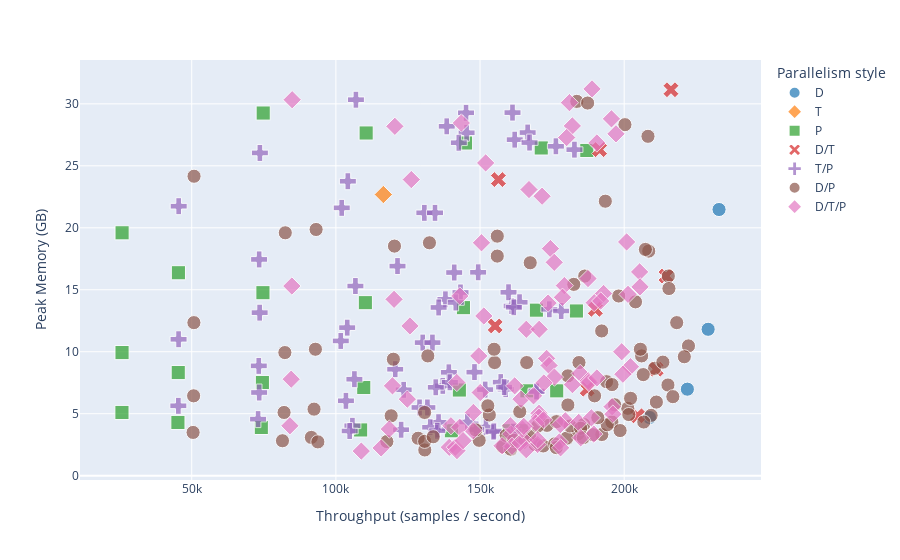

The notebook cell this image was saved under:
### Markdown cell above
### MLP Training

### Code cell
simulation_filename = "~/Downloads/mlp_dgx_simulated_grid_search_results_v2.csv"
plot_memory_usage_vs_metric(
    simulation_filename,
    "mlp-small",
    131072,
    "throughput",
    "Throughput (samples / second)",
    "Peak Memory (GB)",
    os.path.join(FIGURES_DIR, "mlp-small_memory_vs_throughput.pdf"),
    os.path.join(FIGURES_DIR, "mlp_training_memory_vs_throughput_legend.pdf"),
)

### Figure 1 — Plotly figure (JSON) as saved in the notebook; plotly's stock layout.template omitted (floating-point values rounded to 4 significant figures; data arrays with more than 128 entries replaced by an {"elided": "..."} marker saying what was removed)
{"data": [{"customdata": [[65536, 16, 1, 1, 1], [131072, 16, 1, 1, 1], [262144, 16, 1, 1, 1], [524288, 16, 1, 1, 1]], "hovertemplate": "Parallelism style=D<br>Throughput (samples / second)=%{x}<br>Peak Memory (GB)=%{y}<br>dummy_column_for_size=%{marker.size}<br>batch_size=%{customdata[0]}<br>dp_degree=%{customdata[1]}<br>hp_degree=%{customdata[2]}<br>pp_degree=%{customdata[3]}<br>num_microbatches=%{customdata[4]}<extra></extra>", "legendgroup": "D", "marker": {"color": "#1f77b4", "size": [1, 1, 1, 1], "sizemode": "area", "sizeref": 0.01, "symbol": "circle"}, "mode": "markers", "name": "D", "orientation": "v", "showlegend": true, "type": "scatter", "x": [208800.0, 221900.0, 229100.0, 232900.0], "xaxis": "x", "y": [4.698, 6.979, 11.81, 21.47], "yaxis": "y"}, {"customdata": [[65536, 1, 16, 1, 1]], "hovertemplate": "Parallelism style=T<br>Throughput (samples / second)=%{x}<br>Peak Memory (GB)=%{y}<br>dummy_column_for_size=%{marker.size}<br>batch_size=%{customdata[0]}<br>dp_degree=%{customdata[1]}<br>hp_degree=%{customdata[2]}<br>pp_degree=%{customdata[3]}<br>num_microbatches=%{customdata[4]}<extra></extra>", "legendgroup": "T", "marker": {"color": "#ff7f0e", "size": [1], "sizemode": "area", "sizeref": 0.01, "symbol": "diamond"}, "mode": "markers", "name": "T", "orientation": "v", "showlegend": true, "type": "scatter", "x": [116500.0], "xaxis": "x", "y": [22.68], "yaxis": "y"}, {"customdata": {"elided": "26x5 int values"}, "hovertemplate": "Parallelism style=P<br>Throughput (samples / second)=%{x}<br>Peak Memory (GB)=%{y}<br>dummy_column_for_size=%{marker.size}<br>batch_size=%{customdata[0]}<br>dp_degree=%{customdata[1]}<br>hp_degree=%{customdata[2]}<br>pp_degree=%{customdata[3]}<br>num_microbatches=%{customdata[4]}<extra></extra>", "legendgroup": "P", "marker": {"color": "#2ca02c", "size": [1, 1, 1, 1, 1, 1, 1, 1, 1, 1, 1, 1, 1, 1, 1, 1, 1, 1, 1, 1, 1, 1, 1, 1, 1, 1], "sizemode": "area", "sizeref": 0.01, "symbol": "square"}, "mode": "markers", "name": "P", "orientation": "v", "showlegend": true, "type": "scatter", "x": [25800.0, 45210.0, 74140.0, 108600.0, 140100.0, 160100.0, 164300.0, 25840.0, 45330.0, 74510.0, 109700.0, 142800.0, 166300.0, 176600.0, 25850.0, 45380.0, 74700.0, 110200.0, 144200.0, 169500.0, 183400.0, 74790.0, 145000.0, 110500.0, 171200.0, 187000.0], "xaxis": "x", "y": [5.1, 4.295, 3.892, 3.691, 3.624, 3.624, 3.624, 9.932, 8.321, 7.516, 7.114, 6.912, 6.845, 6.845, 19.6, 16.37, 14.76, 13.96, 13.56, 13.35, 13.29, 29.26, 26.84, 27.65, 26.44, 26.24], "yaxis": "y"}, {"customdata": [[65536, 2, 8, 1, 1], [65536, 4, 4, 1, 1], [65536, 8, 2, 1, 1], [131072, 2, 8, 1, 1], [131072, 4, 4, 1, 1], [131072, 8, 2, 1, 1], [262144, 4, 4, 1, 1], [262144, 8, 2, 1, 1], [524288, 8, 2, 1, 1]], "hovertemplate": "Parallelism style=D/T<br>Throughput (samples / second)=%{x}<br>Peak Memory (GB)=%{y}<br>dummy_column_for_size=%{marker.size}<br>batch_size=%{customdata[0]}<br>dp_degree=%{customdata[1]}<br>hp_degree=%{customdata[2]}<br>pp_degree=%{customdata[3]}<br>num_microbatches=%{customdata[4]}<extra></extra>", "legendgroup": "D/T", "marker": {"color": "#d62728", "size": [1, 1, 1, 1, 1, 1, 1, 1, 1], "sizemode": "area", "sizeref": 0.01, "symbol": "x"}, "mode": "markers", "name": "D/T", "orientation": "v", "showlegend": true, "type": "scatter", "x": [155300.0, 187200.0, 204600.0, 156400.0, 190000.0, 211100.0, 191500.0, 214500.0, 216200.0], "xaxis": "x", "y": [12.08, 6.979, 4.832, 23.89, 13.42, 8.59, 26.31, 16.11, 31.14], "yaxis": "y"}, {"customdata": {"elided": "72x5 int values"}, "hovertemplate": "Parallelism style=T/P<br>Throughput (samples / second)=%{x}<br>Peak Memory (GB)=%{y}<br>dummy_column_for_size=%{marker.size}<br>batch_size=%{customdata[0]}<br>dp_degree=%{customdata[1]}<br>hp_degree=%{customdata[2]}<br>pp_degree=%{customdata[3]}<br>num_microbatches=%{customdata[4]}<extra></extra>", "legendgroup": "T/P", "marker": {"color": "#9467bd", "size": [1, 1, 1, 1, 1, 1, 1, 1, 1, 1, 1, 1, 1, 1, 1, 1, 1, 1, 1, 1, 1, 1, 1, 1, 1, 1, 1, 1, 1, 1, 1, 1, 1, 1, 1, 1, 1, 1, 1, 1, 1, 1, 1, 1, 1, 1, 1, 1, 1, 1, 1, 1, 1, 1, 1, 1, 1, 1, 1, 1, 1, 1, 1, 1, 1, 1, 1, 1, 1, 1, 1, 1], "sizemode": "area", "sizeref": 0.01, "symbol": "cross"}, "mode": "markers", "name": "T/P", "orientation": "v", "showlegend": true, "type": "scatter", "x": [45370.0, 73020.0, 135300.0, 105700.0, 154900.0, 73400.0, 103500.0, 145600.0, 161500.0, 129000.0, 101700.0, 120600.0, 152100.0, 154700.0, 131700.0, 135600.0, 148600.0, 132700.0, 135200.0, 122600.0, 104800.0, 45440.0, 73260.0, 106400.0, 137100.0, 73560.0, 158900.0, 103900.0, 130100.0, 148100.0, 169600.0, 102000.0, 121400.0, 133500.0, 157200.0, 139200.0, 158400.0, 139500.0, 169600.0, 134600.0, 151800.0, 123500.0, 45480.0, 73380.0, 106800.0, 138000.0, 161000.0, 73640.0, 104200.0, 130700.0, 149400.0, 159900.0, 174000.0, 134400.0, 141000.0, 178100.0, 163700.0, 143200.0, 161700.0, 141600.0, 135600.0, 107000.0, 138500.0, 162000.0, 176300.0, 161300.0, 182700.0, 145100.0, 166500.0, 167200.0, 145300.0, 142600.0], "xaxis": "x", "y": [5.637, 4.563, 3.758, 4.027, 3.624, 6.711, 6.04, 4.329, 3.557, 5.503, 10.87, 8.59, 3.926, 3.557, 5.503, 4.312, 3.725, 3.909, 3.624, 3.708, 3.607, 11.01, 8.858, 7.785, 7.248, 13.15, 6.979, 11.95, 10.74, 8.355, 6.845, 21.61, 16.91, 10.74, 7.55, 8.338, 7.147, 7.533, 6.778, 7.13, 6.946, 6.929, 21.74, 17.45, 15.3, 14.23, 13.69, 26.04, 23.76, 21.21, 16.41, 14.8, 13.42, 21.21, 16.39, 13.29, 13.99, 14.78, 13.59, 13.98, 13.57, 30.33, 28.19, 27.11, 26.58, 29.29, 26.31, 29.28, 27.68, 26.88, 27.67, 26.86], "yaxis": "y"}, {"customdata": {"elided": "97x5 int values"}, "hovertemplate": "Parallelism style=D/P<br>Throughput (samples / second)=%{x}<br>Peak Memory (GB)=%{y}<br>dummy_column_for_size=%{marker.size}<br>batch_size=%{customdata[0]}<br>dp_degree=%{customdata[1]}<br>hp_degree=%{customdata[2]}<br>pp_degree=%{customdata[3]}<br>num_microbatches=%{customdata[4]}<extra></extra>", "legendgroup": "D/P", "marker": {"color": "#8c564b", "size": [1, 1, 1, 1, 1, 1, 1, 1, 1, 1, 1, 1, 1, 1, 1, 1, 1, 1, 1, 1, 1, 1, 1, 1, 1, 1, 1, 1, 1, 1, 1, 1, 1, 1, 1, 1, 1, 1, 1, 1, 1, 1, 1, 1, 1, 1, 1, 1, 1, 1, 1, 1, 1, 1, 1, 1, 1, 1, 1, 1, 1, 1, 1, 1, 1, 1, 1, 1, 1, 1, 1, 1, 1, 1, 1, 1, 1, 1, 1, 1, 1, 1, 1, 1, 1, 1, 1, 1, 1, 1, 1, 1, 1, 1, 1, 1, 1], "sizemode": "area", "sizeref": 0.01, "symbol": "circle"}, "mode": "markers", "name": "D/P", "orientation": "v", "showlegend": true, "type": "scatter", "x": [50470.0, 81470.0, 117700.0, 149700.0, 169000.0, 171900.0, 157800.0, 91490.0, 128500.0, 159100.0, 175900.0, 176500.0, 173200.0, 148500.0, 160600.0, 184000.0, 180100.0, 161700.0, 130800.0, 130800.0, 93750.0, 50660.0, 82030.0, 119200.0, 153200.0, 176500.0, 186000.0, 181300.0, 92430.0, 130800.0, 163800.0, 184900.0, 192200.0, 185800.0, 152700.0, 180500.0, 195700.0, 198600.0, 165600.0, 189200.0, 167100.0, 133800.0, 50760.0, 82310.0, 119900.0, 155000.0, 180500.0, 193900.0, 195800.0, 92900.0, 131900.0, 166200.0, 189700.0, 201200.0, 201600.0, 184300.0, 154900.0, 202200.0, 209300.0, 206800.0, 194100.0, 190800.0, 170000.0, 50800.0, 82450.0, 120300.0, 156000.0, 182500.0, 198100.0, 93140.0, 132500.0, 203900.0, 167400.0, 192200.0, 206000.0, 156000.0, 186300.0, 210500.0, 205600.0, 215200.0, 216900.0, 206600.0, 211200.0, 196700.0, 183600.0, 200300.0, 208300.0, 193500.0, 208500.0, 187300.0, 207400.0, 215300.0, 218200.0, 222300.0, 215500.0, 220900.0, 213400.0], "xaxis": "x", "y": [3.49, 2.819, 2.751, 2.852, 2.517, 2.399, 2.34, 3.087, 3.02, 3.255, 2.567, 2.265, 4.06, 3.691, 2.139, 3.372, 3.028, 2.856, 2.076, 2.77, 2.727, 6.442, 5.1, 4.832, 4.899, 4.362, 4.127, 4.01, 5.369, 5.1, 5.167, 3.825, 3.322, 3.07, 5.637, 5.704, 4.329, 3.641, 2.944, 3.305, 3.196, 3.142, 12.35, 9.932, 9.395, 9.127, 8.053, 7.583, 7.348, 10.2, 9.664, 9.127, 6.442, 5.436, 4.933, 9.127, 10.2, 6.241, 4.865, 4.329, 4.11, 4.681, 4.001, 24.16, 19.6, 18.52, 17.72, 15.44, 14.5, 19.86, 18.79, 14.03, 17.18, 11.68, 9.664, 19.33, 16.11, 8.657, 10.2, 7.315, 6.375, 8.154, 5.939, 5.721, 30.2, 28.32, 27.38, 22.15, 18.12, 30.06, 18.25, 16.11, 12.35, 10.47, 15.1, 9.597, 9.16], "yaxis": "y"}, {"customdata": {"elided": "93x5 int values"}, "hovertemplate": "Parallelism style=D/T/P<br>Throughput (samples / second)=%{x}<br>Peak Memory (GB)=%{y}<br>dummy_column_for_size=%{marker.size}<br>batch_size=%{customdata[0]}<br>dp_degree=%{customdata[1]}<br>hp_degree=%{customdata[2]}<br>pp_degree=%{customdata[3]}<br>num_microbatches=%{customdata[4]}<extra></extra>", "legendgroup": "D/T/P", "marker": {"color": "#e377c2", "size": [1, 1, 1, 1, 1, 1, 1, 1, 1, 1, 1, 1, 1, 1, 1, 1, 1, 1, 1, 1, 1, 1, 1, 1, 1, 1, 1, 1, 1, 1, 1, 1, 1, 1, 1, 1, 1, 1, 1, 1, 1, 1, 1, 1, 1, 1, 1, 1, 1, 1, 1, 1, 1, 1, 1, 1, 1, 1, 1, 1, 1, 1, 1, 1, 1, 1, 1, 1, 1, 1, 1, 1, 1, 1, 1, 1, 1, 1, 1, 1, 1, 1, 1, 1, 1, 1, 1, 1, 1, 1, 1, 1, 1], "sizemode": "area", "sizeref": 0.01, "symbol": "diamond"}, "mode": "markers", "name": "D/T/P", "orientation": "v", "showlegend": true, "type": "scatter", "x": [84060.0, 118500.0, 147600.0, 165500.0, 124800.0, 147700.0, 170000.0, 160700.0, 161100.0, 163900.0, 157600.0, 139900.0, 164700.0, 177500.0, 177900.0, 166000.0, 139300.0, 141400.0, 142000.0, 115700.0, 108800.0, 119600.0, 84500.0, 150100.0, 125700.0, 170500.0, 149600.0, 179600.0, 164200.0, 170500.0, 169300.0, 141900.0, 177800.0, 168500.0, 184200.0, 189500.0, 160500.0, 184900.0, 165200.0, 170000.0, 142900.0, 144100.0, 84730.0, 120200.0, 151300.0, 173100.0, 184800.0, 126200.0, 150500.0, 166000.0, 173900.0, 187600.0, 143000.0, 175800.0, 170500.0, 187800.0, 182100.0, 195800.0, 196100.0, 172100.0, 188600.0, 162000.0, 172100.0, 84840.0, 120500.0, 152000.0, 174400.0, 187500.0, 167000.0, 175700.0, 192800.0, 143500.0, 171500.0, 189600.0, 179200.0, 199100.0, 202200.0, 191900.0, 178600.0, 199500.0, 173600.0, 190500.0, 188800.0, 195600.0, 190500.0, 181000.0, 200800.0, 197200.0, 182000.0, 205300.0, 205500.0, 180000.0, 201300.0], "xaxis": "x", "y": [4.027, 3.758, 3.624, 2.819, 6.174, 5.1, 2.517, 3.355, 2.366, 2.651, 2.416, 4.027, 3.758, 2.718, 2.248, 2.097, 2.29, 2.298, 2.022, 2.24, 1.984, 7.248, 7.785, 6.711, 12.08, 5.033, 9.664, 4.429, 6.174, 4.731, 4.261, 7.516, 4.127, 6.442, 4.295, 3.355, 4.027, 3.053, 3.976, 2.902, 3.909, 2.827, 15.3, 14.23, 12.88, 9.462, 8.254, 23.89, 18.79, 11.81, 8.892, 7.65, 14.5, 7.952, 11.81, 7.516, 7.348, 5.57, 4.966, 7.483, 4.664, 7.248, 4.513, 30.33, 28.19, 25.23, 18.32, 15.9, 23.09, 17.21, 14.7, 28.45, 22.55, 13.96, 15.33, 9.999, 8.791, 14.09, 14.39, 8.187, 13.93, 7.885, 31.21, 28.79, 26.84, 30.1, 18.86, 27.58, 28.22, 16.44, 15.23, 27.28, 14.63], "yaxis": "y"}], "layout": {"legend": {"itemsizing": "constant", "title": {"text": "Parallelism style"}, "tracegroupgap": 0}, "margin": {"t": 60}, "xaxis": {"anchor": "y", "domain": [0, 1], "title": {"text": "Throughput (samples / second)"}}, "yaxis": {"anchor": "x", "domain": [0, 1], "title": {"text": "Peak Memory (GB)"}}}}
